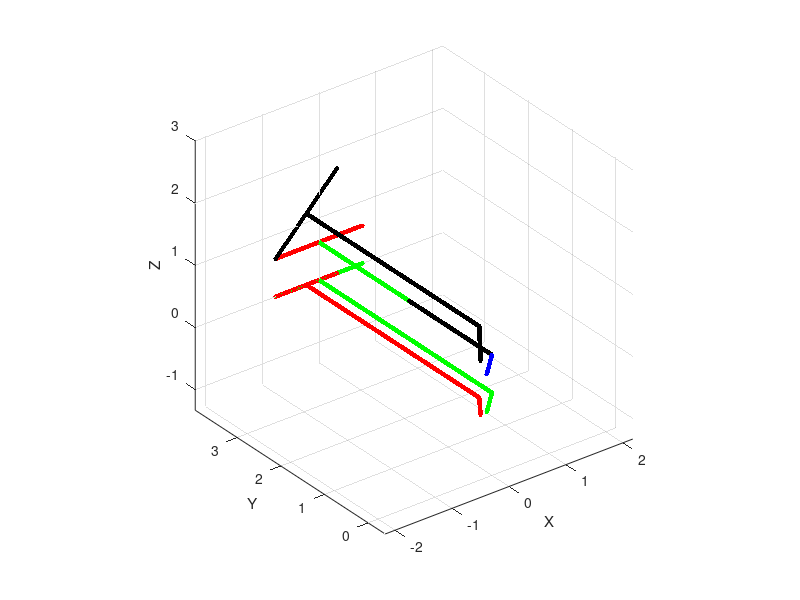
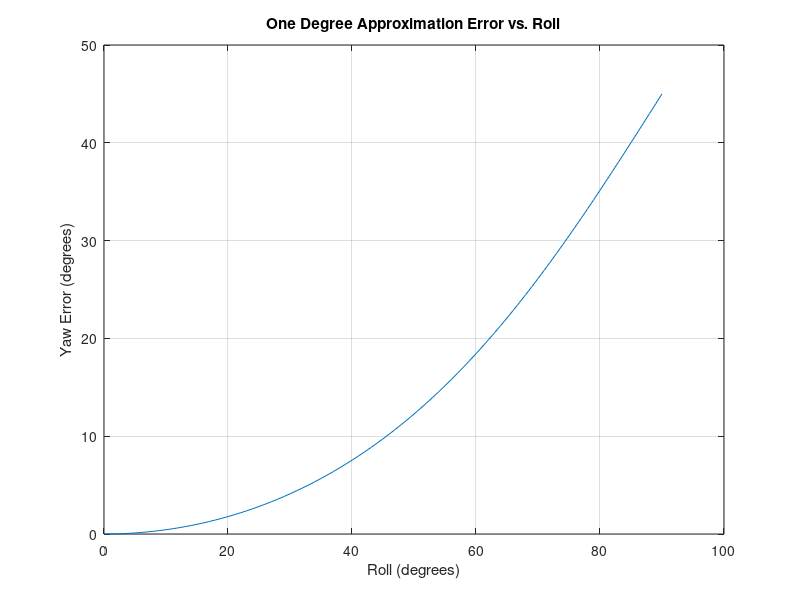

MATLAB code to generate these figures, in order:
clear all
clc
close all

height = 0.6096;
%drawbar length: 1.8923 meters
y1 = 0:0.0001:1.8923
x1 = zeros(size(y1));
z1 = height*ones(size(y1));
V1=[x1(:) y1(:) z1(:)];
%implement face to ground (tire contacts): 2.066 meters
y2 = 1.8922:0.0001:(1.8923+2.066);
x2 = zeros(size(y2));
z2 = height*ones(size(y2));
V2=[x2(:) y2(:) z2(:)];
%total disker width: 4.7244 meters
x3 = (-1.524/2):0.0001:(1.524/2);
y3 = (1.8923+2.066)*ones(size(x3));
z3 = height*ones(size(y3))
V3=[x3(:) y3(:) z3(:)];
%hitch length: 0.3048 meters
x4 = -0.3903:0.0001:0;
y4 = -0.3903:0.0001:0;
z4 = height*ones(size(y4));
V4=[x4(:) y4(:) z4(:)];
%height: 0.6096 meters
%width between tires: 1.524 meters

%Rotate
gamma = -pi/4;
r1 = [cos(gamma) 0 sin(gamma) 0];
r2 = [0 1 0 0];
r3 = [-sin(gamma) 0 cos(gamma) 0];
r4 = [0 0 0 1];
R1 = [r1; r2; r3; r4;]

%Translate back

%Translate
t1 = [1 0 0 1.524/2];
t2 = [0 1 0 -(1.8923+2.066)];
t3 = [0 0 1 -height];
t4 = [0 0 0 1];

t_front = [t1;t2;t3;t4];

%Translate back
t5 = [1 0 0 -1.524/2];
t6 = [0 1 0 (1.8923+2.066)];
t7 = [0 0 1 height];
t8 = [0 0 0 1];

t_back = [t5;t6;t7;t8]

T1 = t_back * R1 * t_front 

figure;
plot3(V1(:,1),V1(:,2),V1(:,3),'k.-','MarkerSize',10);  hold on;
plot3(V2(:,1),V2(:,2),V2(:,3),'g.-','MarkerSize',10)
plot3(V3(:,1),V3(:,2),V3(:,3),'r.-','MarkerSize',10)
plot3(V4(:,1),V4(:,2),V4(:,3),'b.-','MarkerSize',10)

plot3(V1(:,1),V1(:,2),zeros(size(V1(:,1))),'g.-','MarkerSize',10);  hold on;
plot3(V2(:,1),V2(:,2),zeros(size(V2(:,1))),'g.-','MarkerSize',10)
plot3(V3(:,1),V3(:,2),zeros(size(V3(:,1))),'g.-','MarkerSize',10)
plot3(V4(:,1),V4(:,2),zeros(size(V4(:,1))),'g.-','MarkerSize',10)

hcoords1 = [V1 ones(size(y1,2),1)];
tf1 = (T1 *hcoords1')';
hcoords2 = [V2 ones(size(y2,2),1)];
tf2 = (T1 *hcoords2')';
hcoords3 = [V3 ones(size(y3,2),1)]
tf3 = (T1 *hcoords3')';
hcoords4 = [V4 ones(size(y4,2),1)]
tf4 = (T1 *hcoords4')';

plot3(tf1(:,1),tf1(:,2),tf1(:,3),'k.-','MarkerSize',10)
plot3(tf2(:,1),tf2(:,2),tf2(:,3),'k.-','MarkerSize',10)
plot3(tf3(:,1),tf3(:,2),tf3(:,3),'k.-','MarkerSize',10)
plot3(tf4(:,1),tf4(:,2),tf4(:,3),'k.-','MarkerSize',10)

plot3(tf1(:,1),tf1(:,2),zeros(size(tf1(:,2))),'r.-','MarkerSize',10)
plot3(tf2(:,1),tf2(:,2),zeros(size(tf2(:,2))),'r.-','MarkerSize',10)
plot3(tf3(:,1),tf3(:,2),zeros(size(tf3(:,2))),'r.-','MarkerSize',10)
plot3(tf4(:,1),tf4(:,2),zeros(size(tf4(:,2))),'r.-','MarkerSize',10)

xlabel('X');
ylabel('Y');
zlabel('Z');

delta_gamma = 0:1:90
results = zeros(size(delta_gamma, 2), 2);
for i = 1:size(delta_gamma,2)
    gamma = delta_gamma(i)
    r1 = [cosd(gamma) 0 sind(gamma) 0];
    r2 = [0 1 0 0];
    r3 = [-sind(gamma) 0 cosd(gamma) 0];
    r4 = [0 0 0 1];
    R1 = [r1; r2; r3; r4;];
    
    T1 = t_back * R1 * t_front;
    
    hcoords1 = [V1 ones(size(y1,2),1)];
    tf1 = (T1 *hcoords1')';
    hcoords2 = [V2 ones(size(y2,2),1)];
    tf2 = (T1 *hcoords2')';
    hcoords3 = [V3 ones(size(y3,2),1)];
    tf3 = (T1 *hcoords3')';
    hcoords4 = [V4 ones(size(y4,2),1)];
    tf4 = (T1 *hcoords4')';
    
    pt1 = tf1(size(tf4,1), :);
    pt2 = tf4(1, :);
    pt3 = tf4(size(tf4,1),:);
    
    vec1 = [pt1(1), pt1(2), 0] - [pt3(1), pt3(2), 0];
    vec2 = [pt2(1), pt2(2), 0] - [pt3(1), pt3(2), 0];
    
    onedof_theta = 180 - rad2deg(atan2(norm(cross(vec1,vec2)), dot(vec1, vec2)))
    error = 45 - onedof_theta
    results(i,:) = [gamma, error];
    
end

axis equal; view(3); axis tight; grid on;

figure(2)
plot(results(:,1), results(:,2))
title('One Degree Approximation Error vs. Roll');
xlabel('Roll (degrees)');
ylabel('Yaw Error (degrees)');
grid on









